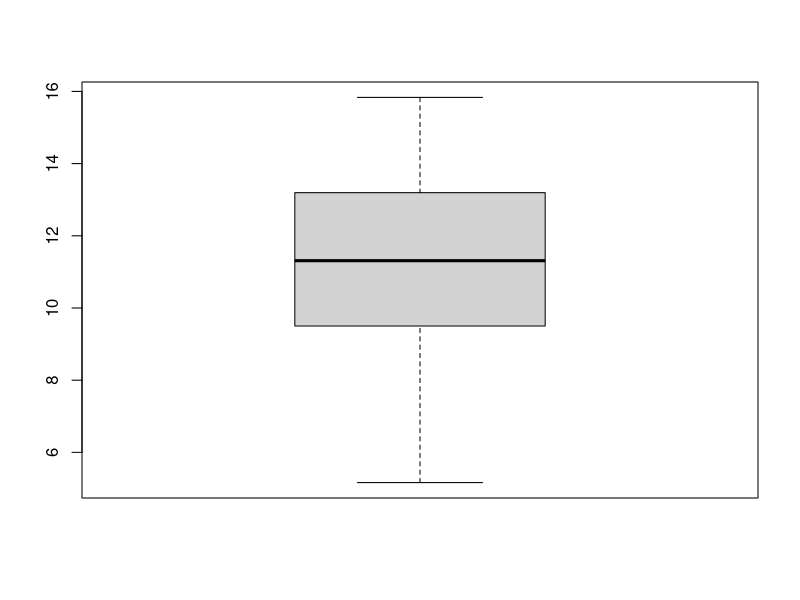
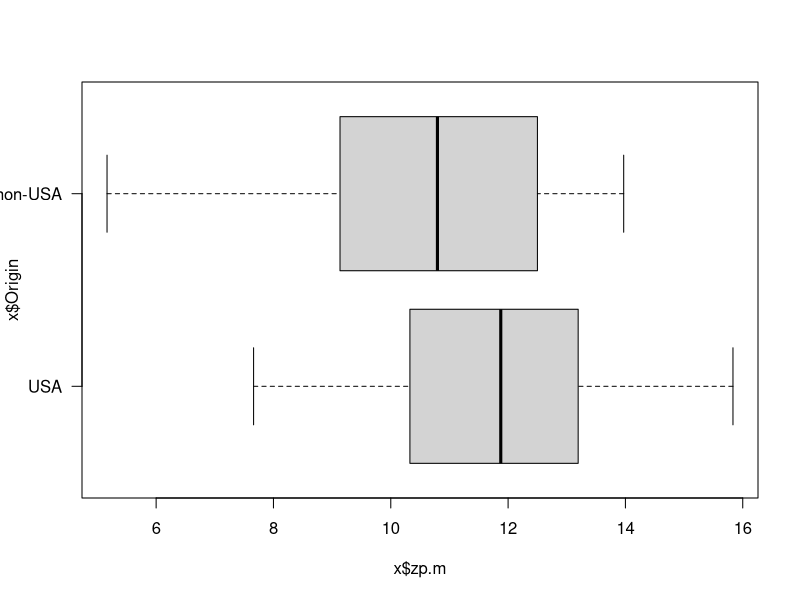
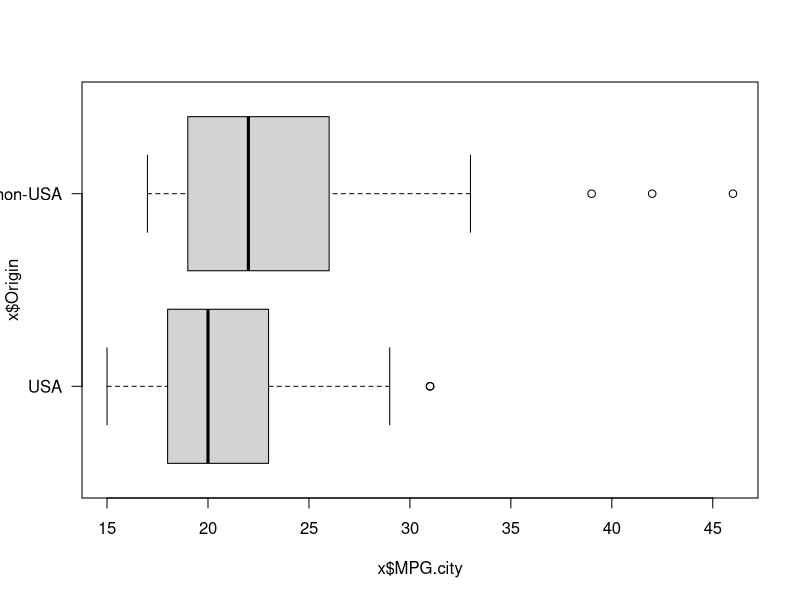
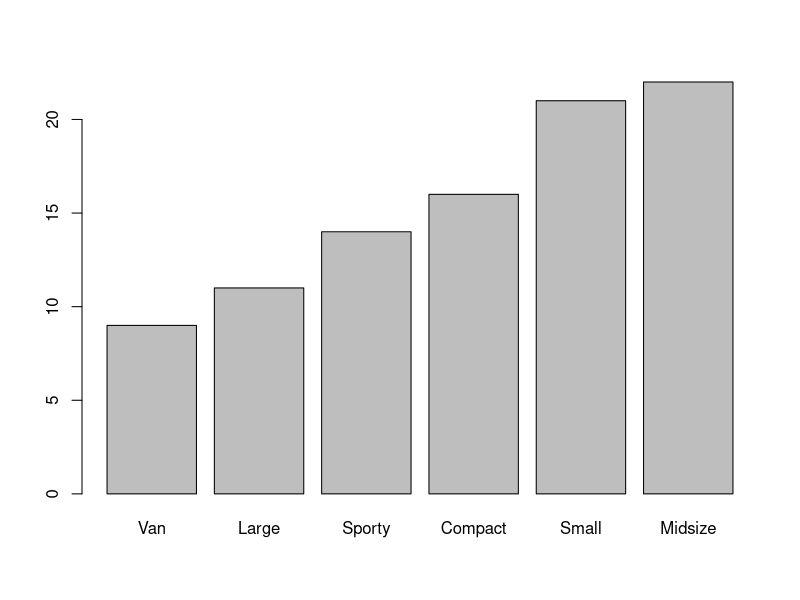
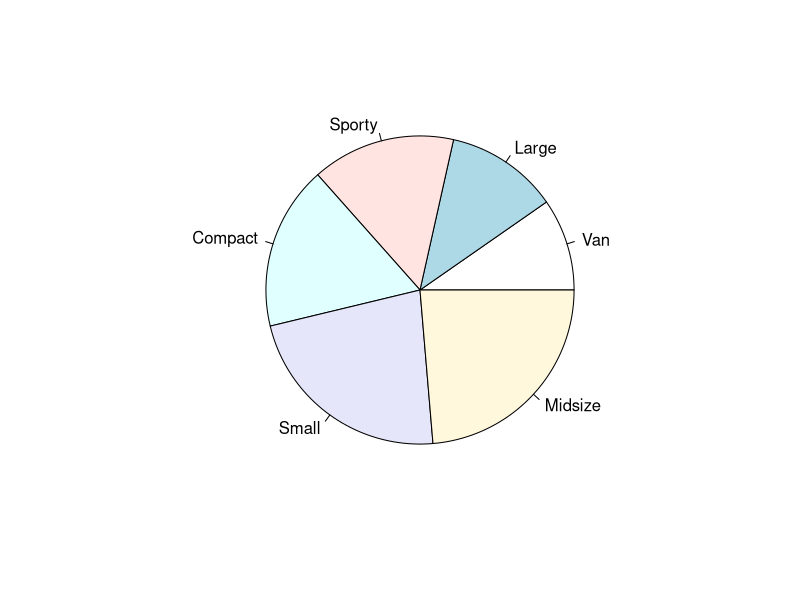

The R source for these figures, in order:
rm(list = ls())

library(MASS)
x = Cars93
dim(x)
head(x)
summary(x)

zp.m = 380/1.6/x$MPG.c
x$zp.m = 380/1.6/x$MPG.city

# can shorten var names

quantile(x$zp.m, 0.95)

boxplot(x$zp.m)

b = boxplot(x$zp.m~x$Origin, las=1, horizontal = TRUE)
b1 = boxplot(x$MPG.city~x$Origin, las=1, horizontal = TRUE)
# ~ usage
# what is in b
# stats - locations of the graph thingies
# n - how many in each groups
# conf - confidence intervals for each group
# out - outliers
# group - to which group outliers belong

t = table(x$Type)
t = sort(t) # not shown on labs
barplot(t)

pie(t)

# paste funcion to concat strings